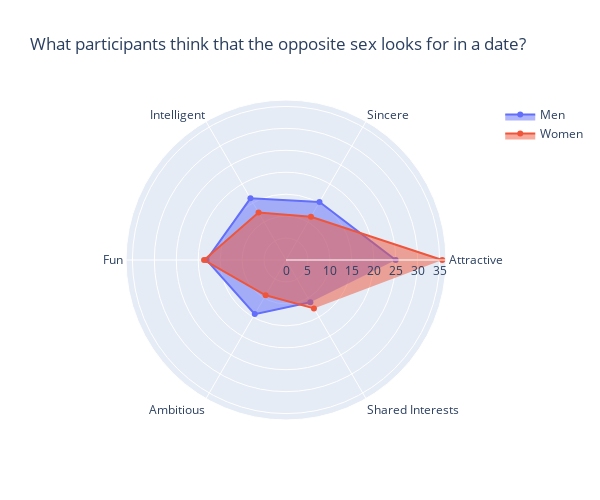

The code cell stored with this chart in its notebook:
### Code cell
categories = df2.columns[1:] 
male_values = df2.loc[df2['gender_label'] == 'Men', categories].values.flatten()
female_values = df2.loc[df2['gender_label'] == 'Women', categories].values.flatten()

# Create radar chart
fig = go.Figure()

fig.add_trace(go.Scatterpolar(r=male_values, theta=categories, fill='toself', name='Men'))
fig.add_trace(go.Scatterpolar(r=female_values, theta=categories, fill='toself', name='Women'))

fig.update_layout(
    title="What participants think that the opposite sex looks for in a date?",
    showlegend=True,
    width=600,
    height=500
)

fig.show()

### Figure 1 — Plotly figure (JSON) as saved in the notebook; plotly's stock layout.template omitted (floating-point values rounded to 4 significant figures)
{"data": [{"fill": "toself", "name": "Men", "r": [24.99, 15.26, 16.22, 18.11, 14.24, 11.1], "theta": ["Attractive", "Sincere", "Intelligent", "Fun", "Ambitious", "Shared Interests"], "type": "scatterpolar"}, {"fill": "toself", "name": "Women", "r": [35.6, 11.37, 12.51, 18.67, 9.296, 12.74], "theta": ["Attractive", "Sincere", "Intelligent", "Fun", "Ambitious", "Shared Interests"], "type": "scatterpolar"}], "layout": {"height": 500, "showlegend": true, "title": {"text": "What participants think that the opposite sex looks for in a date?"}, "width": 600}}
